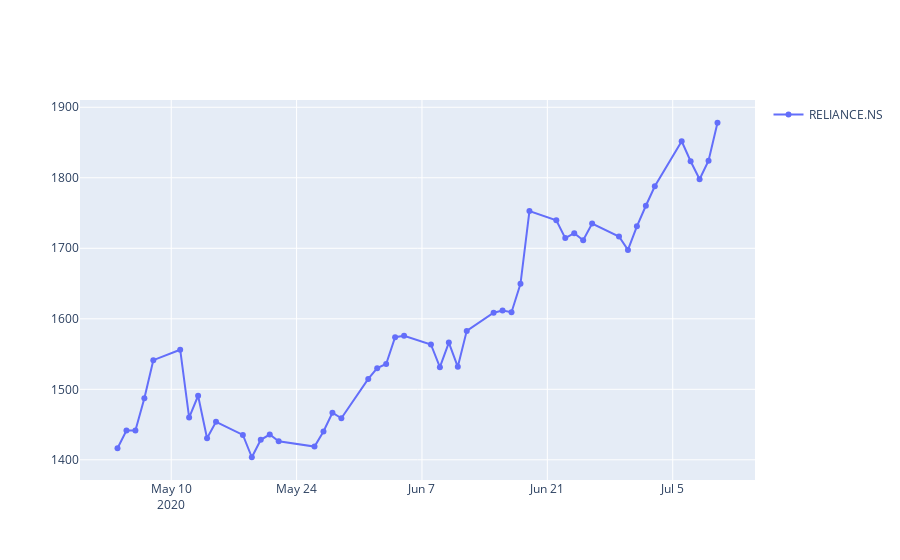

The notebook cell saved with this chart:
### Code cell
# plotting the stock prices currently available
fig = go.Figure()
fig.add_trace(go.Scatter(x=stock_df_curr.index, y=stock_df_curr['Adj Close'], mode='lines+markers', name = symbol, showlegend=True ))
fig.show()
